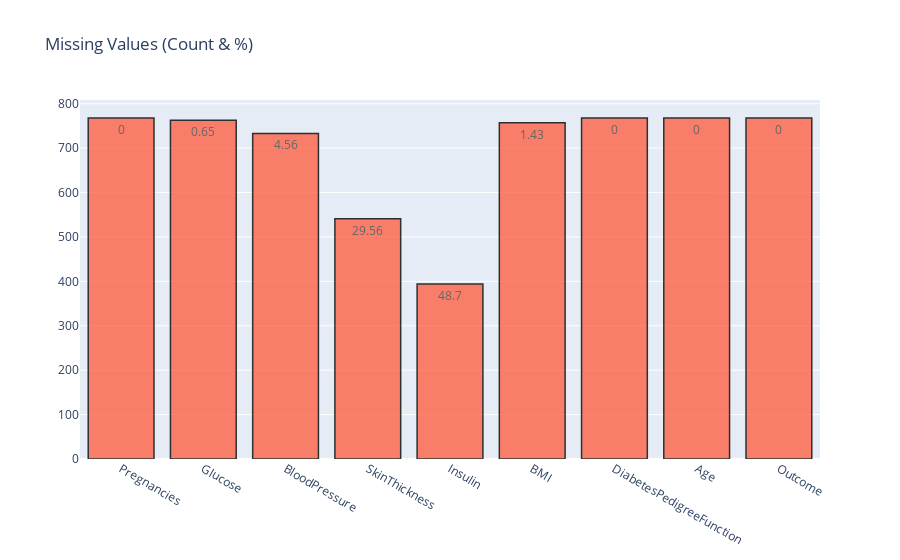

This figure's notebook cell:
### Code cell
# Function to visualize missing values for a specific column in the dataset
def plot_missing_values(dataset, column_key):
    # Calculate the count of non-missing values for the specified column
    non_missing_counts = pd.DataFrame(len(dataset[column_key]) - dataset.isnull().sum(), columns=['Count'])
    
    # Calculate the percentage of missing values for the specified column
    missing_percentage = pd.DataFrame(
        ((len(dataset[column_key]) - (len(dataset[column_key]) - dataset.isnull().sum())) / len(dataset[column_key]) * 100),
        columns=['Count']
    ).round(2)
    
    # Create a bar chart using a new color (Tomato Red: #FF6347)
    bar_trace = go.Bar(
        x=non_missing_counts.index,
        y=non_missing_counts['Count'],
        opacity=0.8,
        text=missing_percentage['Count'],
        textposition='auto',
        marker=dict(
            color='#FF6347',  # Updated color for the bars
            line=dict(color='#000000', width=1.5)
        )
    )
    
    # Define the layout of the plot
    layout_config = dict(title="Missing Values (Count & %)")
    
    # Combine the trace and layout into a figure and display it
    fig = dict(data=[bar_trace], layout=layout_config)
    py.iplot(fig)
    
# Plot the missing values for the 'Outcome' column using the function
plot_missing_values(data, 'Outcome')

### Figure 1 — Plotly figure (JSON) as saved in the notebook; plotly's stock layout.template omitted (floating-point values rounded to 4 significant figures)
{"data": [{"marker": {"color": "#FF6347", "line": {"color": "#000000", "width": 1.5}}, "opacity": 0.8, "text": [0, 0.65, 4.56, 29.56, 48.7, 1.43, 0, 0, 0], "textposition": "auto", "type": "bar", "x": ["Pregnancies", "Glucose", "BloodPressure", "SkinThickness", "Insulin", "BMI", "DiabetesPedigreeFunction", "Age", "Outcome"], "y": [768, 763, 733, 541, 394, 757, 768, 768, 768]}], "layout": {"autosize": true, "title": {"text": "Missing Values (Count & %)"}, "xaxis": {"autorange": true, "range": [-0.5, 8.5], "type": "category"}, "yaxis": {"autorange": true, "range": [0, 808.4], "type": "linear"}}}
